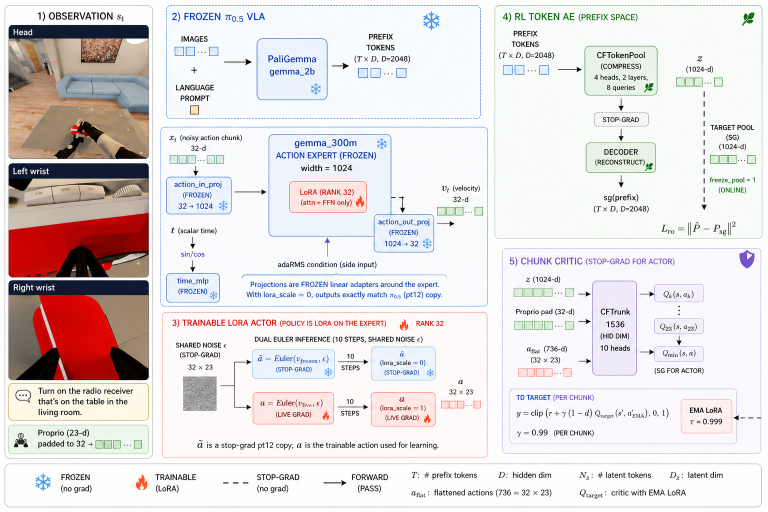
#> input picture my_exps/molmoact2_cf/figures/illustrated/architecture_illustrated.png, 1536 x 1024 px (shown at 1/2 size)
$ python composite_photos.py
#> lines starting #> are read from the running program, lines starting #| are printed output that depends on the picture; pictures that were not available may be replaced by others from this repository, and a replacement may not be noted
#!/usr/bin/env python3
"""Paste real env cameras onto the illustrated architecture draft."""

from __future__ import annotations

from pathlib import Path

from PIL import Image, ImageDraw, ImageFont, ImageOps


FIG = Path(__file__).resolve().parent.parent
ENV = FIG / "env"
SRC = FIG / "illustrated" / "architecture_illustrated.png"
OUT = FIG / "illustrated" / "architecture_illustrated_photos.png"


def font(size: int) -> ImageFont.FreeTypeFont | ImageFont.ImageFont:
    try:
        return ImageFont.truetype("/usr/share/fonts/truetype/dejavu/DejaVuSans-Bold.ttf", size)
    except OSError:
        return ImageFont.load_default()


def tile(path: Path, size: int, label: str) -> Image.Image:
    img = ImageOps.fit(Image.open(path).convert("RGB"), (size, size), Image.Resampling.LANCZOS)
    canvas = Image.new("RGB", (size, size + 26), (255, 255, 255))
    canvas.paste(img, (0, 26))
    draw = ImageDraw.Draw(canvas)
    draw.rectangle((0, 0, size, 26), fill=(23, 32, 51))
    draw.text((8, 5), label, fill=(255, 255, 255), font=font(max(11, size // 18)))
    return canvas


def main() -> None:
    base = Image.open(SRC).convert("RGB")
#> base is the input picture: PIL image 1536x1024 RGB; mean R, G, B 226.6, 220.6, 221.3
    w, h = base.size
#> w = 1536; h = 1024
    col_w = int(w * 0.168)
#> col_w = 258
    pad = 10
    inner = col_w - 2 * pad
#> inner = 238
    photos = [
        tile(ENV / "head_reach.png", inner, "Head"),
        tile(ENV / "left_wrist_reach.png", inner, "Left wrist"),
        tile(ENV / "right_wrist_press.png", inner, "Right wrist"),
    ]
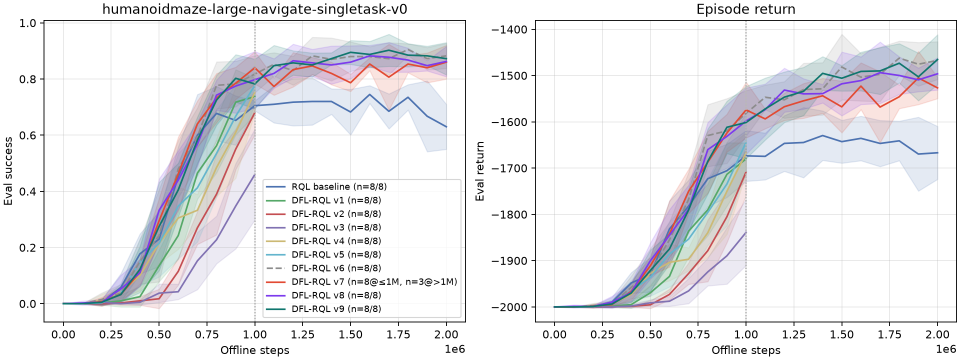
#> input picture my_exps/dflrql_vs_baseline.png, 1920 x 720 px, given in place of head_reach.png, which was not available (shown at 1/2 size)
#> in tile, `canvas = Image.new("RGB", (size, size + 26), (255, 255, 255))`: canvas: PIL image 238x264 RGB; every value is 255
#> call 2 of tile, with size = 238, label = 'Left wrist'
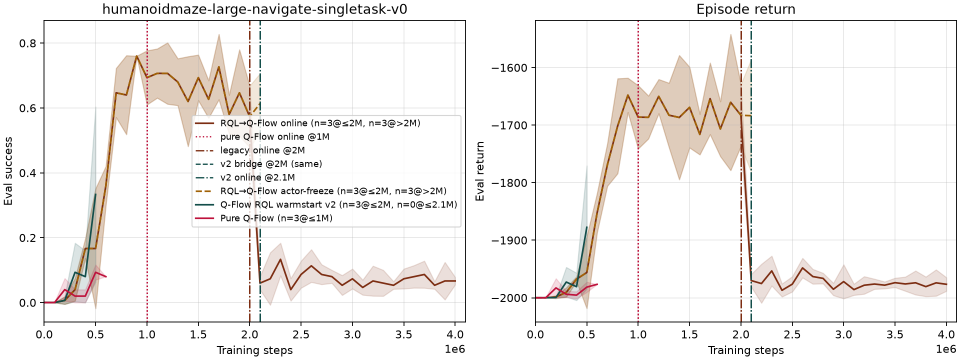
#> input picture my_exps/offline_to_online.png, 1920 x 720 px, given in place of left_wrist_reach.png, which was not available (shown at 1/2 size)
#> in tile (call 2), `img = ImageOps.fit(Image.open(path).convert("RGB"), (size, size), Imag..`:
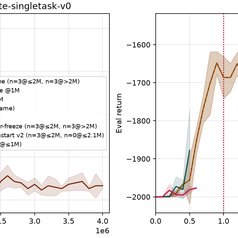
#> img: PIL image 238x238 RGB; mean R, G, B 244.3, 242.5, 241.7
#> in tile (call 2), `canvas.paste(img, (0, 26))`:
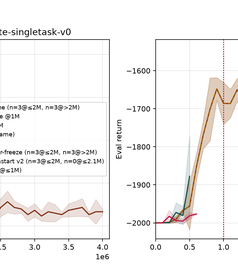
#> canvas: PIL image 238x264 RGB; mean R, G, B 245.3, 243.8, 243
    gap = 8
    stack_h = sum(p.height for p in photos) + gap * (len(photos) - 1)
#> stack_h = 808
    y0 = max(int(h * 0.13), (h - stack_h) // 2)
#> y0 = 133
    overlay = Image.new("RGB", (col_w, h), (252, 248, 236))
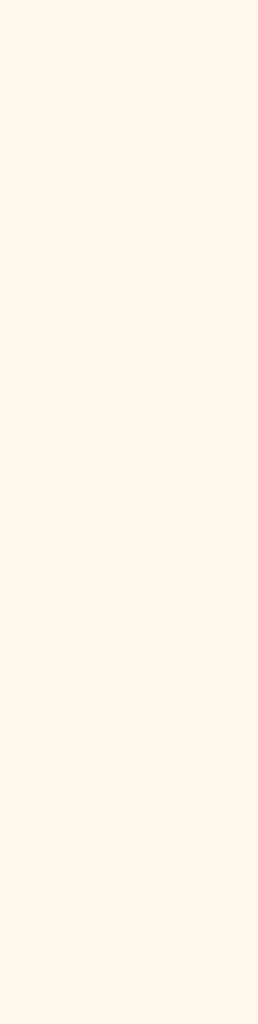
#> overlay: PIL image 258x1024 RGB; mean R, G, B 252, 248, 236
    y = y0
#> y = 133
    for photo in photos:
        overlay.paste(photo, (pad, y))
        y += photo.height + gap
#> this loop made 3 passes
#> y on passes 1 to 3: 405, 677, 949
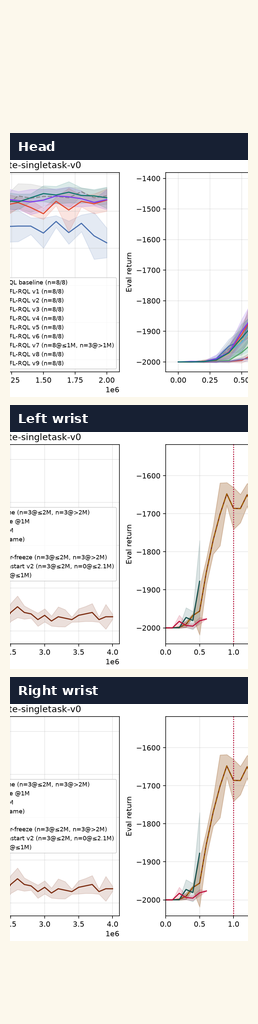
#> overlay: PIL image 258x1024 RGB; mean R, G, B 229.9, 228.5, 226.4
#> after the loop, y = 949
    draw = ImageDraw.Draw(overlay)
    draw.rectangle((0, 0, col_w - 1, h - 1), outline=(196, 163, 90), width=2)
    draw.text((pad, 16), "Observation  s", fill=(23, 32, 51), font=font(18))
    out = base.copy()
    out.paste(overlay, (0, 0))
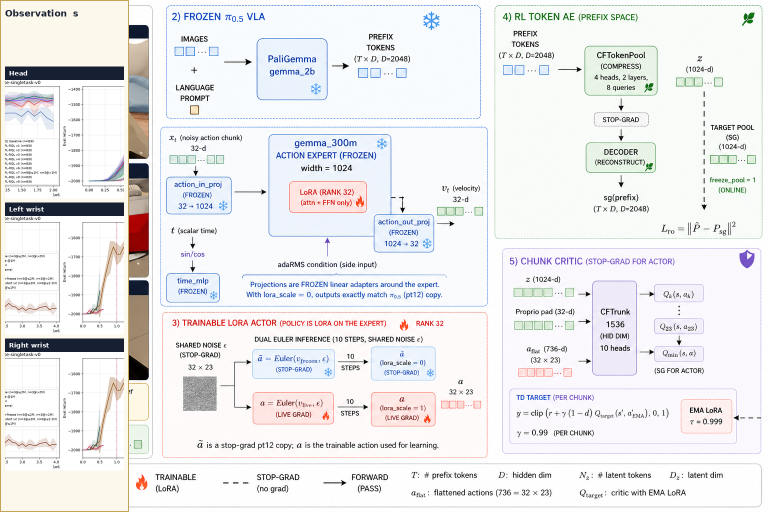
#> out: PIL image 1536x1024 RGB (shown at 1/2 size); mean R, G, B 235.4, 235, 236.3
    OUT.parent.mkdir(parents=True, exist_ok=True)
    out.save(OUT)
    print(OUT)


if __name__ == "__main__":
    main()
